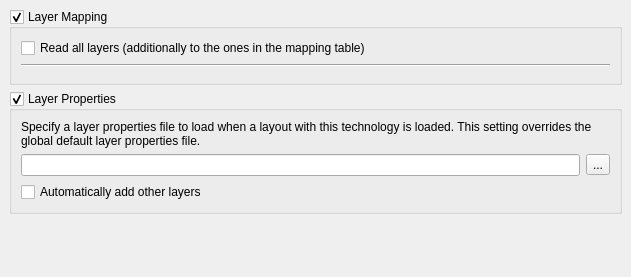
<?xml version="1.0" encoding="UTF-8"?>
<ui version="4.0">
 <class>TechLayerMappingEditorPage</class>
 <widget class="QWidget" name="TechLayerMappingEditorPage">
  <property name="geometry">
   <rect>
    <x>0</x>
    <y>0</y>
    <width>631</width>
    <height>277</height>
   </rect>
  </property>
  <property name="windowTitle">
   <string>Form</string>
  </property>
  <layout class="QVBoxLayout">
   <property name="spacing">
    <number>6</number>
   </property>
   <property name="margin">
    <number>9</number>
   </property>
   <item>
    <widget class="QGroupBox" name="layer_mapping_grp">
     <property name="title">
      <string>Layer Mapping</string>
     </property>
     <property name="checkable">
      <bool>true</bool>
     </property>
     <layout class="QVBoxLayout">
      <property name="spacing">
       <number>6</number>
      </property>
      <property name="margin">
       <number>9</number>
      </property>
      <item>
       <widget class="QCheckBox" name="read_all_cbx">
        <property name="text">
         <string>Read all layers (additionally to the ones in the mapping table)</string>
        </property>
       </widget>
      </item>
      <item>
       <widget class="Line" name="line">
        <property name="orientation">
         <enum>Qt::Horizontal</enum>
        </property>
       </widget>
      </item>
      <item>
       <widget class="lay::LayerMappingWidget" name="layer_map">
        <property name="frameShape">
         <enum>QFrame::NoFrame</enum>
        </property>
        <property name="frameShadow">
         <enum>QFrame::Raised</enum>
        </property>
       </widget>
      </item>
     </layout>
    </widget>
   </item>
   <item>
    <widget class="QGroupBox" name="lyp_grp">
     <property name="title">
      <string>Layer Properties</string>
     </property>
     <property name="checkable">
      <bool>true</bool>
     </property>
     <layout class="QGridLayout">
      <property name="margin">
       <number>9</number>
      </property>
      <property name="spacing">
       <number>6</number>
      </property>
      <item row="0" column="0" colspan="2">
       <widget class="QLabel" name="label_2">
        <property name="text">
         <string>Specify a layer properties file to load when a layout with this technology is loaded. This setting overrides the global default layer properties file.</string>
        </property>
        <property name="wordWrap">
         <bool>true</bool>
        </property>
       </widget>
      </item>
      <item row="1" column="0">
       <widget class="QLineEdit" name="lyp_le"/>
      </item>
      <item row="1" column="1">
       <widget class="QToolButton" name="browse_pb">
        <property name="text">
         <string>...</string>
        </property>
       </widget>
      </item>
      <item row="2" column="0" colspan="2">
       <widget class="QCheckBox" name="add_other_layers_cbx">
        <property name="text">
         <string>Automatically add other layers</string>
        </property>
       </widget>
      </item>
     </layout>
    </widget>
   </item>
   <item>
    <spacer>
     <property name="orientation">
      <enum>Qt::Vertical</enum>
     </property>
     <property name="sizeHint" stdset="0">
      <size>
       <width>20</width>
       <height>40</height>
      </size>
     </property>
    </spacer>
   </item>
  </layout>
 </widget>
 <customwidgets>
  <customwidget>
   <class>lay::LayerMappingWidget</class>
   <extends>QFrame</extends>
   <header>layLayerMappingWidget.h</header>
   <container>1</container>
  </customwidget>
 </customwidgets>
 <resources/>
 <connections/>
</ui>
